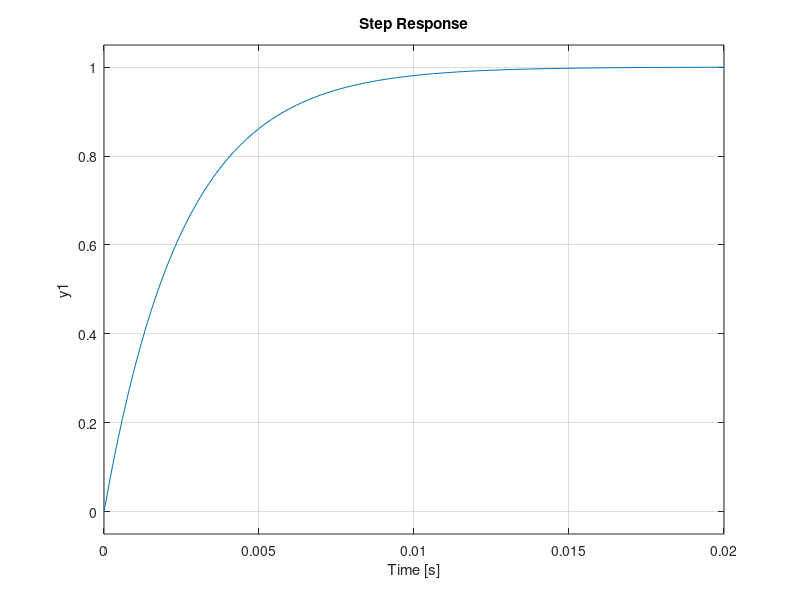

Write MATLAB code to recreate this figure. (Note: this script raises an error after producing the figure.)
%% INPUT SIGNAL
amplitude_input=1;      % Volt
offset_input=2.5;       % Volt
f_input=630;           % Hz
w_input=2*pi*f_input;   % rad/s

%% Continous LOW PASS FILTER
Fc_Limit_Arduino = 150; % Hz
A=7; B=8; C=7; D=2; E=4; F=6;
f_cutoff = (1*C+1*D)*1*A*10; % Cuttoff frecuency (Hz)
if f_cutoff > Fc_Limit_Arduino
    f_cutoff=f_cutoff/10;
end

wc=2*pi*f_cutoff;       % Angular frecuency (rad/s)
numGs=[wc];
denGs=[1 wc];
Gs=tf(numGs, denGs);        % Transfer function (Tf) in the Laplace domain
bode(Gs);
step(Gs);

%% DIGITAL LOW PASS FILTER
f_sample=10*f_cutoff;   % Sample frecuency (Hz)
Ts=1/f_sample;          % Sample rate (seconds = s) 
Gz=c2d(Gs, Ts);

numGz=cell2mat(Gz.Numerator);
denGz=cell2mat(Gz.Denominator);

bode(Gz);
step(Gz);

%% Simulation
Tsim=0.01*Ts;